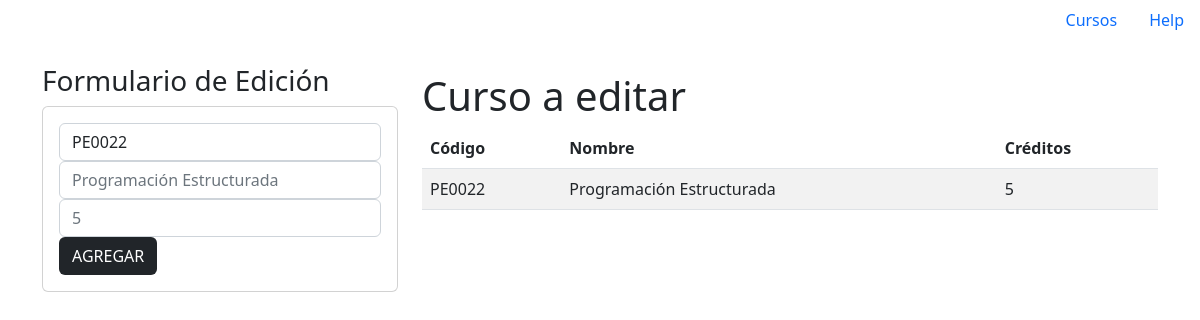
/edicion/PE0022, run on the app's committed database.
### Apps/Academico/models.py (models this page shows, shortened)
class curso (models.Model):
    codigo = models.CharField(primary_key = True, max_length = 6)
    nombre = models.CharField(max_length=50)
    creditos = models.PositiveSmallIntegerField()

### Apps/Academico/views.py (the view)
# urls.py: path('edicion/<codigo>', views.edit),
def edit(request, codigo):
    ed_curso = curso.objects.get(codigo=codigo)
    return render(request, 'edicionCursos.html', {"curso":ed_curso})

### Apps/Academico/templates/edicionCursos.html (shortened to what this page needs)
{% extends './master.html' %}
{% block body %}
    <div class="container py-4">
        <div class="row">
            <div class="col-sm-12 col-md-6 col-lg-4 col-xl-4">
                <h3>
                    Formulario de Edición
                </h3>
                <div class="card">
                    <div class="card-body">
                        <form action="update/" method="post">
                            <div class="form-grup">
                                <input type="text" id="t_codigo" name="t_codigo" class="form-control" minlength="6" maxlength="6" required value="{{curso.codigo}}" readonly>
                            </div>
                            <div class="form-grup">
                                <input type="text" placeholder="{{curso.nombre}}" id="t_nombre" name="t_nombre" class="form-control" minlength="2" maxlength="50" required>
                            </div>
                            <div class="form-grup">
                                <input type="number" placeholder="{{curso.creditos}}" id="n_creditos" name="n_creditos" class="form-control" min="0" max="5" required>
                            </div>
                            <div class="form-grup">
                                <button type="submit" class="btn btn-succes btn-block text-bg-dark">
                                    AGREGAR
                                </button>
                            </div>
                        </form>
                    </div>
                </div>
            </div>
            <div class="col-sm-12 col-md-6 col-lg-8 col-xl-8">
                <div class="table-responsive py-2">
                    <h1>
                        Curso a editar
                    </h1>
                    <table class="table table-striped">
                        <thead>
                            <tr>
                                <th>Código</th>
                                <th>Nombre</th>
                                <th>Créditos</th>
                            </tr>
                        </thead>
                        <tbody>
                            <tr>
                                <td>{{curso.codigo}}</td>
                                <td>{{curso.nombre}}</td>
                                <td>{{curso.creditos}}</td>
                            </tr>
                        </tbody>
                    </table>
                </div>
            </div>
        </div>
    </div>
{% endblock body %}

### data on the page
curso: t_codigo "PE0022", t_nombre "Programación Estructurada", n_creditos "5", codigo "PE0022", nombre "Programación Estructurada", creditos "5"
